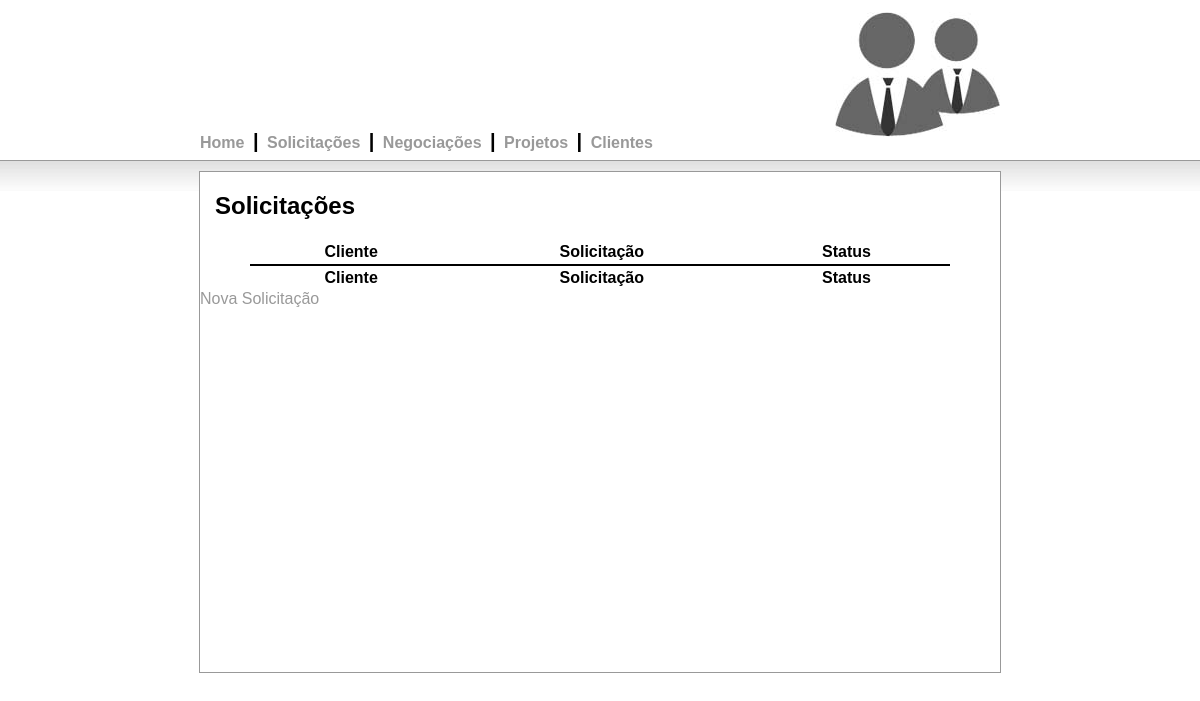
The app's page /view/solicitacoes.php, older data.
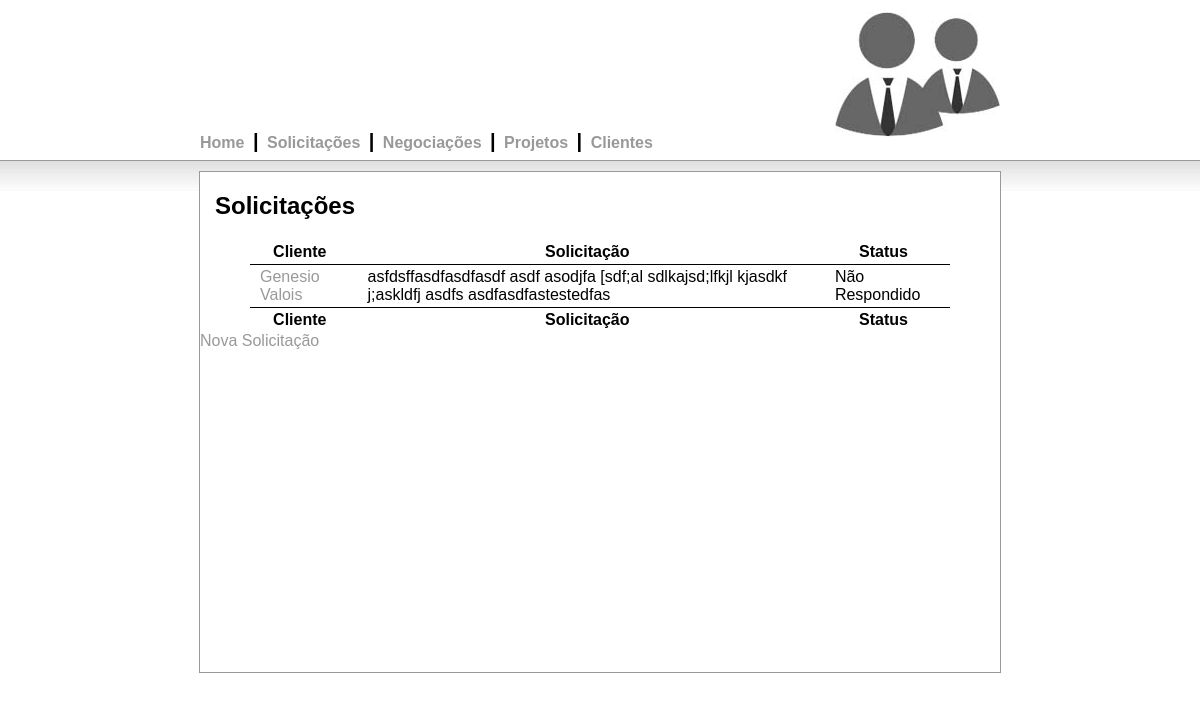
The same page, newer data.
### tables this page shows
CREATE TABLE IF NOT EXISTS `solicitacoes` (
  `id` int(11) NOT NULL AUTO_INCREMENT,
  `id_cliente` int(11) NOT NULL,
  `pedido` text NOT NULL,
  `status` varchar(30) NOT NULL,
  PRIMARY KEY (`id`)
);

CREATE TABLE IF NOT EXISTS `clientes` (
  `id` int(11) NOT NULL AUTO_INCREMENT,
  `nome` varchar(140) NOT NULL,
  `email` varchar(140) NOT NULL,
  `telefone` varchar(16) NOT NULL,
  `id_user` int(11) NOT NULL,
  PRIMARY KEY (`id`)
);

### model/database.php (called while the page is built, shortened)
<?php
Class Database {
	private $db_name = "gerCli";
	private $username = "root";
	private $password = "";
	public function open_connection() {
		if($this->connection = mysql_connect("localhost",$this->username,$this->password)) {
			$select_db = mysql_select_db($this->db_name,$this->connection);
			if($select_db) {
				return true;
				}
			else {
				die("Database selection failed! ".mysql_error());
				}
			}
		}
	public function query($sql="") {
		$query = mysql_query($sql);
		return $query;
		}
	public function fetch_array($query) {
		$fecth = mysql_fetch_array($query);
		return $fecth;
		}
	}
	$database = new Database;
?>

### model/solicitacao.php (called while the page is built, shortened)
<?php
Class Solicitacao {
	public static $table_name = "solicitacoes";
	public static function find_all() {
		$result_array = self::find_by_sql("SELECT * FROM ".self::$table_name." ");
		return $result_array;
		}
	public static function find_by_sql($sql="") {
		global $database;
		$query = $database->query($sql);
		$object_array = array();
		while ($row = $database->fetch_array($query)){
			$object_array[] = self::instantiate($row);
			}
		return $object_array;
		}
	public static function instantiate($record) {
		$object = new self;
		foreach ($record as $attribute => $value) {
			if($object->has_attribute($object,$attribute) ) {
				$object->$attribute = $value;
			}
		}
		return $object;
	}
	private function has_attribute($object,$attribute) {
		$attributes = get_object_vars($object);
		return array_key_exists($attribute,$attributes);
		}
}
?>

### model/cliente.php (called while the page is built, shortened)
<?php
Class Cliente {
	public static $table_name = "clientes";
	public static function find_by_id($id=0) {
		$users = self::find_by_sql("SELECT * FROM ".self::$table_name." WHERE id={$id} LIMIT 1");
		return empty($users) ? false : array_shift($users);
		}
	public static function find_by_sql($sql="") {
		global $database;
		$query = $database->query($sql);
		$object_array = array();
		while ($row = $database->fetch_array($query)){
			$object_array[] = self::instantiate($row);
			}
		return $object_array;
		}
	public static function instantiate($record) {
		$object = new self;
		foreach ($record as $attribute => $value) {
			if($object->has_attribute($object,$attribute) ) {
				$object->$attribute = $value;
			}
		}
		return $object;
	}
	private function has_attribute($object,$attribute) {
		$attributes = get_object_vars($object);
		return array_key_exists($attribute,$attributes);
		}
}
?>

### view/solicitacoes.php (the view)
<?php
	require_once "../include/header.php";
	require_once "../model/cliente.php";
	require_once "../model/solicitacao.php";
	require_once "../model/database.php";
?>
		<div id="body">
			<div id="center">
				<h2 >Solicitações</h2>
				<div id="content">
					<table cellpadding="0" cellspacing="0" border="0" class="display" id="example">
						<thead>
							<tr>
								<th>Cliente</th>
								<th>Solicitação</th>
								<th>Status</th>
							</tr>
						</thead>
						<tbody>
						<?php
							$solicitacoes = Solicitacao::find_all();
							foreach($solicitacoes as $solicitacao) {
								$cliente = Cliente::find_by_id($solicitacao->id_cliente);
								$id = 0;
								echo '<tr onload="mudaCor(document.getElementById('."'$id'".'),'."'$solicitacao->status'".')" class="gradeA" id="$id">';
									echo "<td>";
									echo "<a href='edit_solicitacao.php?id=$solicitacao->id'>$cliente->nome</a>";
									echo "</td>";
									echo "<td>";
									echo $solicitacao->pedido;
									echo "</td>";
									echo "<td>";
									echo $solicitacao->status;
									echo "</td>";
								echo "</tr>";
							}
						?>
						</tbody>
						<tfoot>
						   <tr>
								<th>Cliente</th>
								<th>Solicitação</th>
								<th>Status</th>
							</tr>
						 </tfoot>
					</table>
				</div>
				<a href="add_solicitacao.php">Nova Solicitação</a>
			</div>
		</div>
	</body>
</html>

Row changes from the older to the newer data that the page shows:
added solicitacoes: id_cliente.nome "Genesio Valois", pedido "asfdsffasdfasdfasdf asdf asodjfa [sdf;al sdlkajsd;lfkjl kjasdkf j;askldfj asdfs asdfasdfastestedfas", status "Não Respondido"
